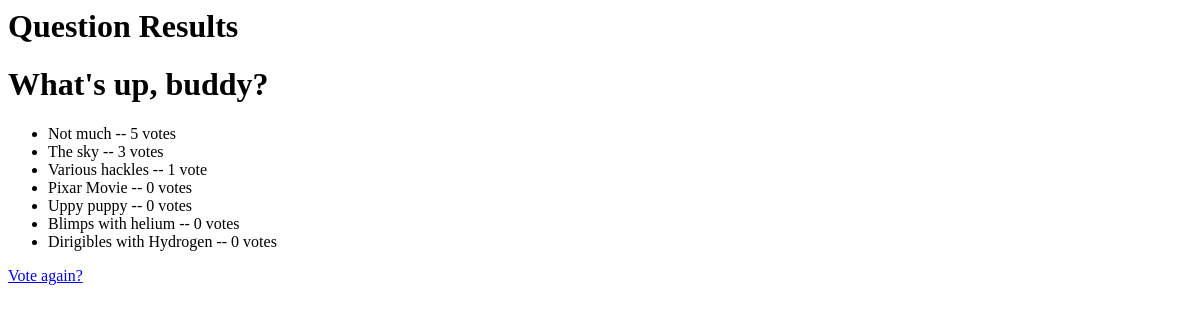
/polls/1/results/, run on an earlier commit of the app's database.
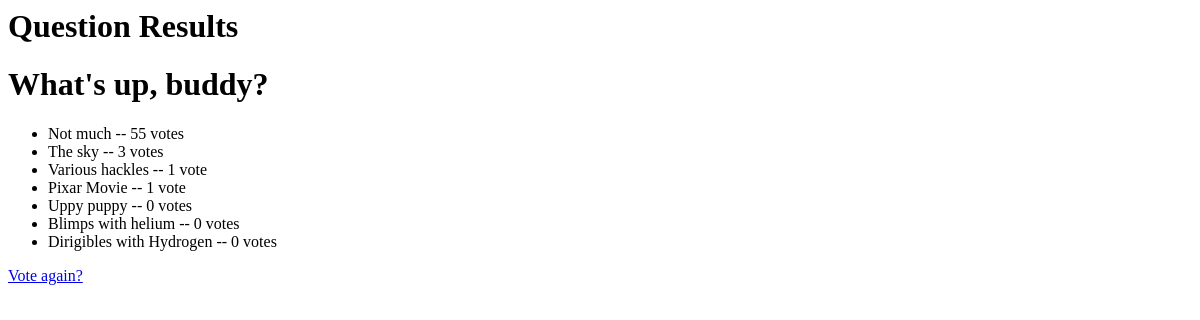
And on a later commit of the database.
### polls/models.py (models this page shows, shortened)
class Choice(models.Model):
    question = models.ForeignKey(Question, on_delete=models.CASCADE)
    choice_text = models.CharField(max_length=200)
    votes = models.IntegerField(default=0)

### polls/views.py (the view)
# urls.py: url(r'^(?P<pk>[0-9]+)/results/$', views.ResultsView.as_view(), name='results'),
class ResultsView(generic.DetailView):
    model = Question
    template_name = 'polls/results.html'

### polls/templates/polls/results.html
<h1>Question Results</h1>
<h1>{{ question.question_text }}</h1>
<ul>
{% for choice in question.choice_set.all %}
    <li>{{ choice.choice_text }} -- {{ choice.votes }} vote{{ choice.votes|pluralize }}</li>
{% endfor %}
</ul>
<a href="{% url 'polls:detail' question.id %}">Vote again?</a>

What changed in the data, as far as the page shows it:
changed Choice "Not much": votes "5" → "55"
changed Choice "Pixar Movie": votes "0" → "1"
